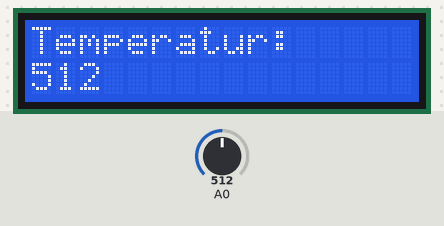
The sketch below on a simulated Arduino Uno, built with avr-gcc and run on an emulated ATmega328P. On the bench: 16×2 character LCD. The test bench sets the inputs (shaded band); at power-on: A0 = 512.

Above: at 1.2 s.
1.3 s: A0 set to 716
At 2.8 s:
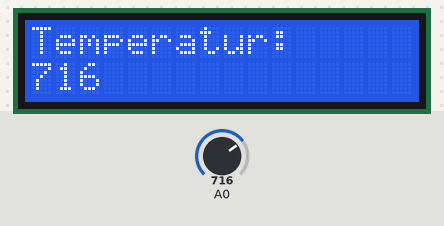
3.5 s: A0 set to 900
At 4.4 s:
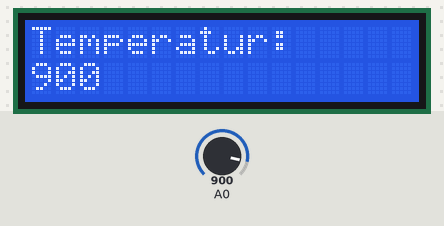
5.5 s: A0 set to 1023
At 7.2 s:
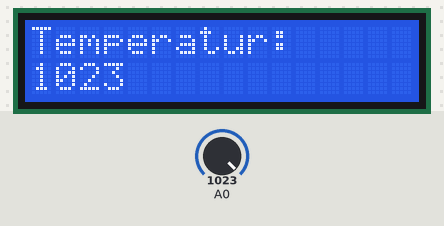
Timing chart, 0 to 8.7 s (numbered marks = the images above; inputs shaded):
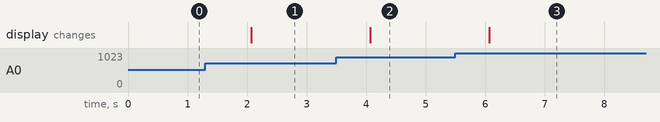

Measured:
- after the input at 1.3 s, the display: changes after 0.77 s (image 1)
- after the input at 3.5 s, the display: changes after 0.57 s (image 2)
- after the input at 5.5 s, the display: changes after 0.57 s (image 3)

The sketch:

Suhu_Benar.ino
```cpp
/*
 * Program Ini didedikasikan Untuk Pembelajaran
 *
 * Didesain Oleh
 *
 * Rizka Reza Pahlevi
 */

#include <LiquidCrystal.h>;

LiquidCrystal lcd(12,11, 5, 4, 3, 2);
// deklarasi variabel
float tempC;

void setup() {
    lcd.begin(16, 2);
    lcd.print("Temperatur:");
}

void loop() {
  lcd.setCursor(0, 1);
  tempC = (500*analogRead(A0))/1024;
  lcd.print(analogRead(A0));
  // Serial.println(tempC);
  if(tempC>=30) //jika temperatur >=30 derajat
    digitalWrite(13,HIGH);
  else digitalWrite(13,LOW);
  delay(1000); // berhenti 2 detik untuk menunggu perubahan temperatur
}
```
